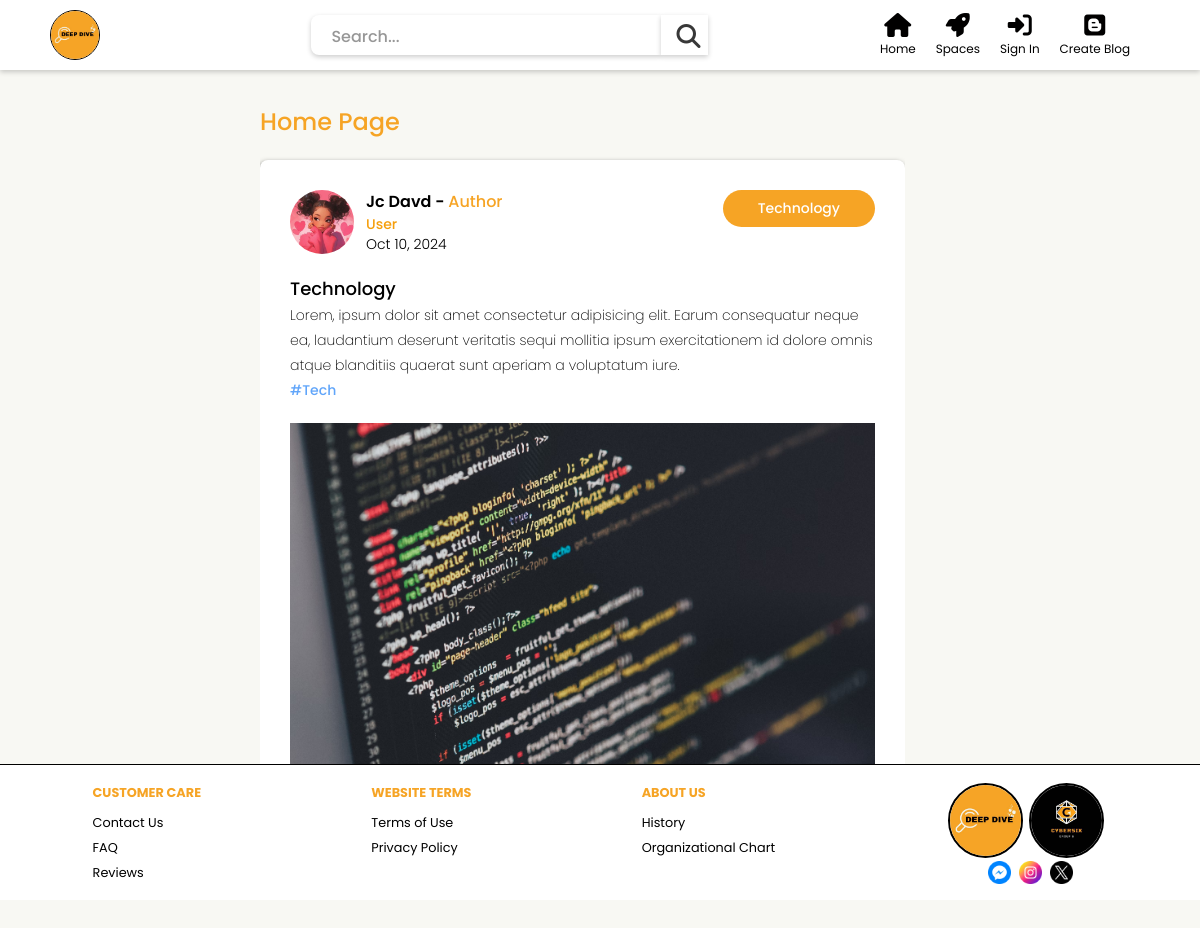
Page /components/homepage.php on the earlier database version.
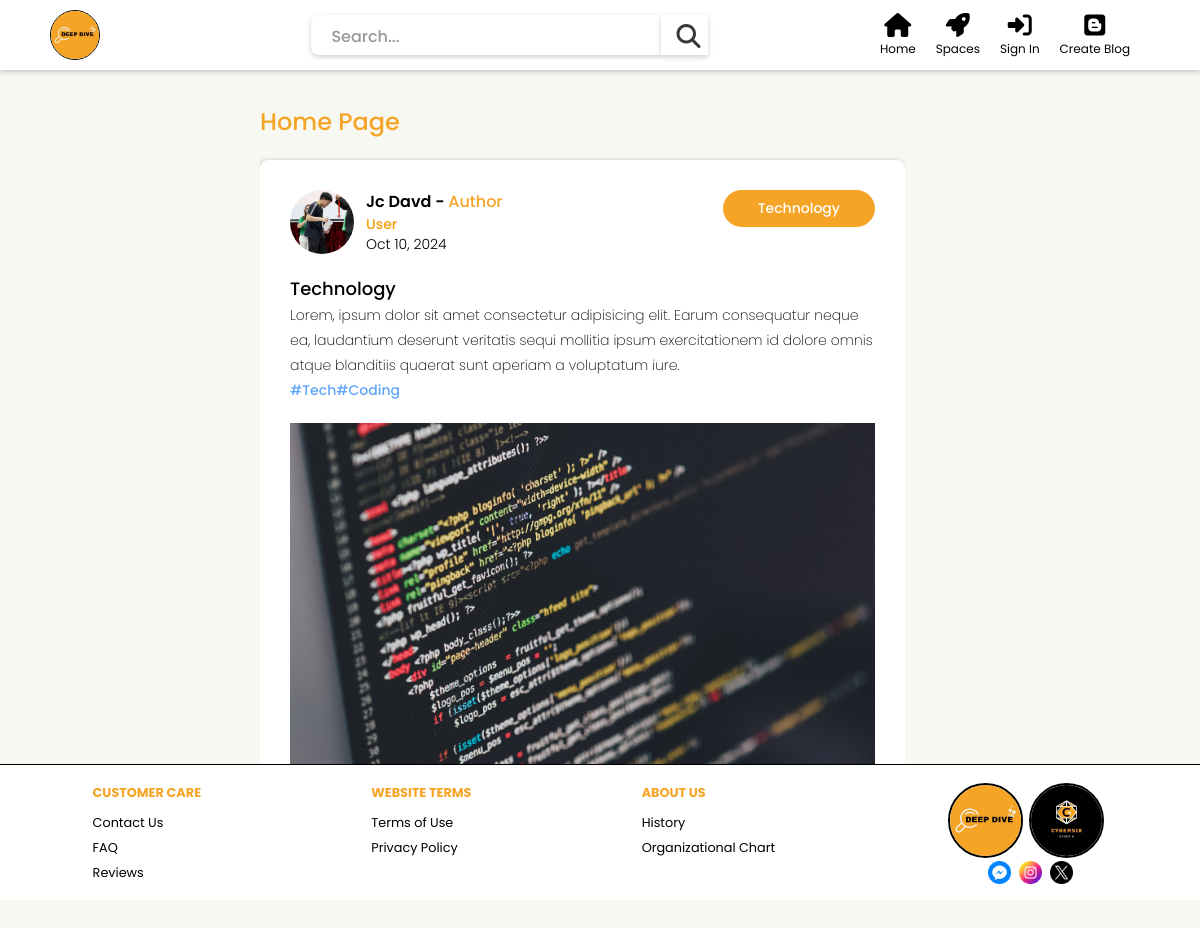
Same page on the later database version.
### tables this page shows
CREATE TABLE `tbl_spaces_post` (
  `posted_id` int(11) NOT NULL,
  `post_title` varchar(255) NOT NULL,
  `posted_date` date NOT NULL,
  `posted_caption` varchar(255) NOT NULL,
  `posted_likes` int(11) DEFAULT 0,
  `posted_share` int(11) DEFAULT 0,
  `posted_img` varchar(255) NOT NULL,
  `posted_privacy` int(11) DEFAULT 1,
  `post_status` int(11) NOT NULL,
  `post_tags` varchar(255) DEFAULT NULL,
  `space_id` int(11) NOT NULL,
  `acc_id` int(11) NOT NULL
);

CREATE TABLE `tbl_account_details` (
  `acc_id` int(11) NOT NULL,
  `full_name` varchar(255) NOT NULL,
  `birthdate` date NOT NULL,
  `gender` varchar(100) NOT NULL,
  `job` varchar(255) DEFAULT NULL,
  `profile_img` varchar(255) DEFAULT NULL
);

CREATE TABLE `tbl_spaces` (
  `space_id` int(11) NOT NULL,
  `space_name` varchar(255) NOT NULL,
  `space_img` varchar(255) NOT NULL,
  `acc_id` int(11) NOT NULL
);

### components/homepage.php (the view, shortened to what this page needs)
<!DOCTYPE html>
<html lang="en">
<head>
    <link rel="stylesheet" href="../styles/header.css">
    <link rel="stylesheet" href="../styles/footer.css">
    <link rel="stylesheet" href="../styles/general.css">
    <link rel="stylesheet" href="../styles/Homepage.css">
    <script src="https://cdn.tailwindcss.com"></script>
    <link rel="stylesheet" href="https://unicons.iconscout.com/release/v4.0.0/css/line.css" />
    <link rel="stylesheet" href="https://cdnjs.cloudflare.com/ajax/libs/font-awesome/6.6.0/css/all.min.css" />
</head>
<body>
    <?php include 'header.php'; ?>
    <main>
        <div class="center mt-16">
            <div style="display: flex; align-items: center; justify-content: center;">
                <div class="container">
                <h1>Home Page</h1>
                    <?php
                        $query = "SELECT tp.*, td.full_name, td.profile_img, td.job, tr.role_name, ts.space_id, ts.space_name, COUNT(tc.posted_id) AS total_comments FROM tbl_spaces_post tp
                        JOIN tbl_account ta ON tp.acc_id = ta.acc_id
                        JOIN tbl_account_details td ON tp.acc_id = td.acc_id
                        JOIN tbl_role tr ON ta.role_id = tr.role_id
                        JOIN tbl_spaces ts ON tp.space_id = ts.space_id
                        LEFT JOIN tbl_comments tc ON tp.posted_id = tc.posted_id
                        WHERE tp.posted_privacy = 1 AND tp.post_status = 1
                        GROUP BY tp.posted_id
                        ORDER BY tp.posted_date ASC";
                        $stmt = $conn->prepare($query);
                        $stmt->execute();
                        $result = $stmt->get_result();
                        while($row = $result->fetch_assoc()){
                            $dateFormated = date('M d, Y', strtotime($row["posted_date"]));
                    ?>
                    <div class="content">
                        <div class="post-details">
                            <div class="left">
                                <?php if (empty($row["profile_img"])): ?>
                                    <i class="fa-regular fa-circle-user"></i>
                                <?php else: ?>
                                    <div class="h-16">
                                        <img src="<?php echo htmlspecialchars($row["profile_img"]); ?>" alt="Profile Image"
                                        class="h-full rounded-full">
                                    </div>
                                <?php endif; ?>
                                <div class="user-details">
                                    <div class="name"><?php echo $row["full_name"] ?> - <span>Author</span></div>
                                    <div class="font-medium text-sm text-amber-500"><?php echo $row["role_name"] ?></div>
                                    <div class="date"><?php echo $dateFormated ?></div>
                                </div>
                            </div>
                            <div class="right">
                                <?php echo $row["space_name"] ?>
                            </div>
                        </div>
                        <div class="post-description">
                            <div class="font-medium text-lg"><?php echo $row["post_title"] ?></div>
                            <?php echo $row["posted_caption"] ?>
                            <div class="font-medium text-blue-400"><?php echo $row["post_tags"] ?></div>
                        </div>
                        <div class="img-con">
                            <img src="<?php echo $row["posted_img"] ?>" alt="">
                        </div>
                    </div>
                    <?php } ?>
                </div>
            </div>
        </div>
    </main>
<?php include 'footer.php'; ?>
</body>
</html>

### components/header.php (shortened to what this page needs)
<?php
    $user_id = "";
?>
<nav>
<div class="navbar">
        <div class="lc">
            <div class="logo">
                <img src="../imgs/DDlogo.jpg" alt="Logo">
            </div>
       </div>
        <div class="search-box">
            <input type="text" placeholder="Search...">
            <button><i class="fas fa-search"></i></button>
        </div>
        <div class="nav-icons mr-5">
            <a href="./homepage.php" class="nav-icon"><i class="fas fa-home"></i><span>Home</span></a>
            <a href="#" class="nav-icon spaces"><i class="fas fa-rocket"></i><span>Spaces</span>
            </a>
            <?php
                if(empty($user_id)){
            ?>
            <a href="signup.php" class="nav-icon sign-in"><i class="fas fa-sign-in-alt"></i><span>Sign In</span></a>
            <?php } ?>
            <a href="./createblog.php" class="nav-icon"><i class="fa-brands fa-blogger"></i><span>Create Blog</span></a>
        </div>
    </div>
</nav>

### components/footer.php
<footer>
        <div class="footer-column">
            <div class="footer-category">CUSTOMER CARE</div>
            <div><a href="./contactus.php">Contact Us</a><br>
            <div><a href="./FAQ.php">FAQ</a></div>
            <div><a href="./review.php">Reviews</a></div></div>
        </div>
        <div class="footer-column">
            <div class="footer-category">WEBSITE TERMS</div>
            <div><a href="./termsofuse.php" style="color: black;">Terms of Use</a><br>
            <div><a href="./Privacy.php">Privacy Policy</a></div></div>
        </div>
        <div class="footer-column">
            <div class="footer-category">
                <a href="./aboutus.php" style="color: #f6a425; text-decoration: none;">ABOUT US</a>
            </div>
            <div>
                <a href="./history.php" style="color: black;">History</a><br>
                <div><a href="./ORG-CHART.php">Organizational Chart</a></div>
            </div>
        </div>
        <div class="footer-logos">
            <div class="logo-container flex">
                <img src="../imgs/DDlogo.jpg" alt="DD Logo" class="footer-logo">
                <img src="../imgs/C6logo.jpg" alt="C6 Logo" class="footer-logo">
            </div>
            <div class="social-media">
                <a href="https://www.messenger.com" target="_blank">
                    <img src="../imgs/messenger.png" alt="Messenger" class="social-icon">
                </a>
                <a href="https://www.instagram.com" target="_blank">
                    <img src="../imgs/instagram.png" alt="Instagram" class="social-icon">
                </a>
                <a href="https://www.twitter.com" target="_blank">
                    <img src="../imgs/twitter.png" alt="Twitter" class="social-icon">
                </a>
            </div>
        </div>
</footer>

### styles/header.css (style rules this page uses)
.navbar { position: fixed; top: 0; left: 0; right: 0; display: flex; justify-content: space-between; align-items: center; background-color: white; padding: 10px 20px; box-shadow: 0px 2px 5px rgba(0, 0, 0, 0.2); z-index: 100; padding-right: 50px; }
.lc { display: flex; justify-content: space-evenly; align-items: center; margin-left: 5px; margin-right: 40px; }
.logo img { height: 50px; width: 50px; border-radius: 60%; border: 1px solid #010000; margin-left: 25px; }
.container { display: inline-block; margin-right: 15px; }
.search-box { display: flex; align-items: center; }
.search-box input { width: 350px; font-size: 18px; padding: 10px 20px; height: 40px; border-top-left-radius: 8px; border-bottom-left-radius: 8px; border: none; box-shadow: 0px 2px 5px rgba(0, 0, 0, 0.2); }
.search-box input::placeholder { font-size: 16px; font-weight: 500; color: #979797; }
.search-box button { height: 40px; background-color: white; border: none; color: white; cursor: pointer; padding: 9px 8px; box-shadow: 0px 2px 5px rgba(0, 0, 0, 0.2); }
.search-box i { color: rgb(56, 56, 56); margin-left: 7px; font-size: 24px; }
.nav-icons { display: flex; gap: 20px; }
.nav-icon { display: flex; flex-direction: column; align-items: center; color: #010000; text-decoration: none; font-size: 16px; }
.nav-icon i { font-size: 24px; margin-bottom: 3px; }
.nav-icon span { font-size: 12px; }

### styles/footer.css (style rules this page uses)
footer { position: relative; background-color: white; color: black; display: flex; justify-content: space-around; padding: 15px; border-top: 1.5px solid black; height: max-content; }
.footer-column { text-align: left; font-size: 0.8em; margin-right: 15px; line-height: 25px; }
.footer-category { font-weight: bold; margin-bottom: 5px; color: #f6a425; }
footer a { color: black; text-decoration: none; }
.footer-logos { display: flex; flex-direction: column; align-items: center; }
.footer-logo { width: 75px; height: 75px; border-radius: 50%; border: 2px solid black; margin: 3px; object-fit: cover; }
.social-media { display: flex; justify-content: center; margin-top: .2px; }
.social-icon { width: 23px; height: 23px; margin-left: 8px; object-fit: cover; }

### styles/general.css (style rules this page uses)
body { margin: 0; padding: 0; }
* { font-family: "Poppins", sans-serif; box-sizing: border-box; margin: 0; transition: 0.3s ease; }
a { color: black; text-decoration: none; cursor: pointer; }
img { height: 100%; width: 100%; object-fit: cover; object-position: center; }
button { cursor: pointer; }

### styles/Homepage.css (style rules this page uses)
body { margin: 0; padding: 0; background: #f8f8f3; display: flex; flex-direction: column; height: 100vh; margin-top: 80px; }
.center { display: grid; grid-template-columns: 260px 1fr 280px; align-items: start; justify-content: space-between; width: 100%; }
.container h1 { color: #f6a425; font-size: 24px; font-weight: 500; margin-bottom: 20px; }
main .center .container { max-width: 800px; width: 100%; height: 700px; overflow: auto; padding-top: 40px; }
.content { background-color: white; box-shadow: -1px 2px 5px 0px rgba(0,0,0,0.51); -webkit-box-shadow: -1px 2px 5px 0px rgba(0,0,0,0.51); -moz-box-shadow: -1px 2px 5px 0px rgba(0,0,0,0.51); border-radius: 8px; padding: 30px; margin-bottom: 60px; }
.content .post-details { display: flex; justify-content: space-between; align-items: start; margin-bottom: 20px; gap: 20px; }
.content .post-details .left { position: relative; display: flex; align-items: start; gap: 12px; cursor: pointer; }
.content .post-details .left .name { font-weight: 600; }
.content .post-details .left .name span { color: #f6a425; font-weight: 500; }
.content .post-details .left .date { font-weight: 300; font-size: 14px; }
.content .post-details .right { padding: 8px 35px; background-color: #f6a425; color: white; border-radius: 50px; font-weight: 500; font-size: 14px; }
.content .img-con { height: 400px; }
.content .img-con img { object-fit: cover; height: 100%; width: 100%; }
.content .post-description { font-size: 14px; font-weight: 200; margin-bottom: 20px; line-height: 25px; }

Differences in the rows shown:
changed tbl_spaces_post "Technology": tbl_account_details.profile_img: a different picture; post_tags "#Tech" → "#Tech#Coding"
